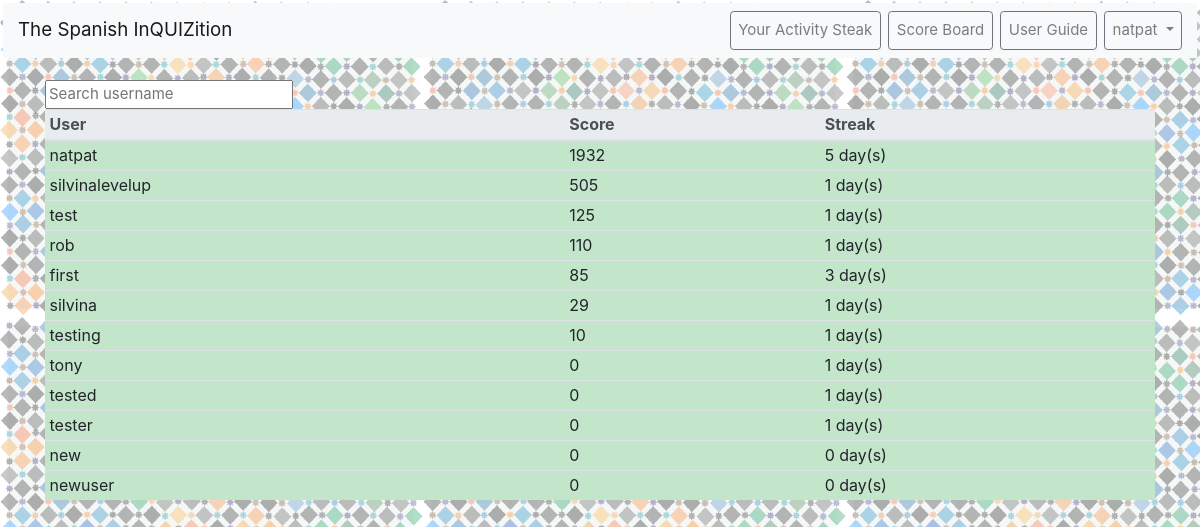
Page /courses/scoreboard/ (signed in) on the committed database.
### users/models.py (models this page shows)
class CustomUser(AbstractUser):
    points = models.PositiveIntegerField(null=False, blank=False, default=0)

### courses/views.py (the view)
# urls.py: path('scoreboard/', ScoreBoard.as_view(), name='scoreboard'),
class ScoreBoard(LoginRequiredMixin,View):
    template_name = 'scoreboard.html'
    def get(self, request):
        users = PlayerScore.objects.all()
        userDict = dict()
        for item in users:
            userDict[item.user] = [item.score, ]
        rankedUsers = sorted(userDict.items(), key=lambda x: x[1], reverse=True)
        for key in userDict:
            days = PlayerScore.objects.filter(user=key).first()
            day = getattr(days, 'day_streak')
            userDict[key].append(day)
        context = {
            'users': len(rankedUsers),
            'ranked': rankedUsers,
        }
        return render(request, self.template_name, context)

### templates/scoreboard.html (shortened to what this page needs)
{% extends 'base.html' %}
{% block content %}
<body  class="home">
<div id = "users2">
  <input type="text" class="search" placeholder="Search username" />
<table class="table table-hover table-sm" id="score-table">
  <thead class="thead-light">
    <tr>
      <th scope="col" class="sort" data-sort="name">User</th>
      <th scope="col" class="sort" data-sort="score">Score</th>
      <th scope="col" class="sort" data-sort="streak">Streak</th>
    </tr>
  </thead>
  <tbody class="list">
  {% for obj in ranked %}
  <tr class="table-success">
      <td class="name">{{ obj.0 }}</td>
      <td class="score">{{ obj.1.0 }}</td>
      <td class="streak">{{ obj.1.1 }} day(s)</td>
  </tr>
  {% endfor %}
  </tbody>
</table>
</div>
</body>
{% endblock content %}

### templates/base.html (shortened to what this page needs)
{% load static from staticfiles %}
<html lang="es">
  <head>
    <link rel="stylesheet" href="https://stackpath.bootstrapcdn.com/bootstrap/4.1.3/css/bootstrap.min.css"
>
    <link rel="stylesheet" href="{% static 'base.css' %}">
  </head>
  <body>
  <div class="background" style="background=color:white">
    <nav class="navbar navbar-expand-md navbar-light bg-light mb-4">
      <a class="navbar-brand" href="{% url 'home' %}">The Spanish InQUIZition</a>
      <div class="collapse navbar-collapse" id="navbarCollapse">
        {% if user.is_authenticated %}
          <ul class="navbar-nav ml-auto">
            <li class="nav-item">
              <a class = "nav-link btn btn-outline-secondary" href="{% url 'profile' %}">Your Activity Steak</a></li>
            <li class="nav-item">
              <a class="nav-link btn btn-outline-secondary ml-2" href="{% url 'scoreboard' %}" >Score Board</a></li>
            <li class="nav-item">
              <a class="nav-link btn btn-outline-secondary ml-2" href="{% url 'instructions' %}">User Guide</a></li>
              <a class="nav-link dropdown-toggle btn btn-outline-secondary ml-2" href="#" id="userMenu" data-toggle="dropdown" aria-haspopup="true" aria-expanded="false">
                {{ user.username }}
              </a>
          </ul>
        {% endif %}
      </div>
    </nav>
    <div class="container">
      {% block content %}
      {% endblock content %}
    </div>
  </div>
  </body>
</html>

### static/base.css (style rules this page uses)
.home { margin:3px; background-image: url(/static/tile4.png); background-repeat: repeat; background-color: white; }
html { font-family: sans-serif; font-size: 15px; line-height: 1.4; color: #444; }
.sort { cursor:pointer; }

### rows in the picture
CustomUser: username "natpat", obj "1932", obj "5"
CustomUser: username "silvinalevelup", obj "505", is_active "1"
CustomUser: username "test", obj "125", is_active "1"
CustomUser: username "rob", obj "110", is_active "1"
CustomUser: username "first", obj "85", obj "3"
CustomUser: username "silvina", obj "29", is_active "1"
CustomUser: username "testing", obj "10", is_active "1"
CustomUser: username "tony", obj "0", is_active "1"
CustomUser: username "tested", obj "0", is_active "1"
CustomUser: username "tester", obj "0", is_active "1"
CustomUser: username "new", obj "0"
CustomUser: username "newuser", obj "0"
